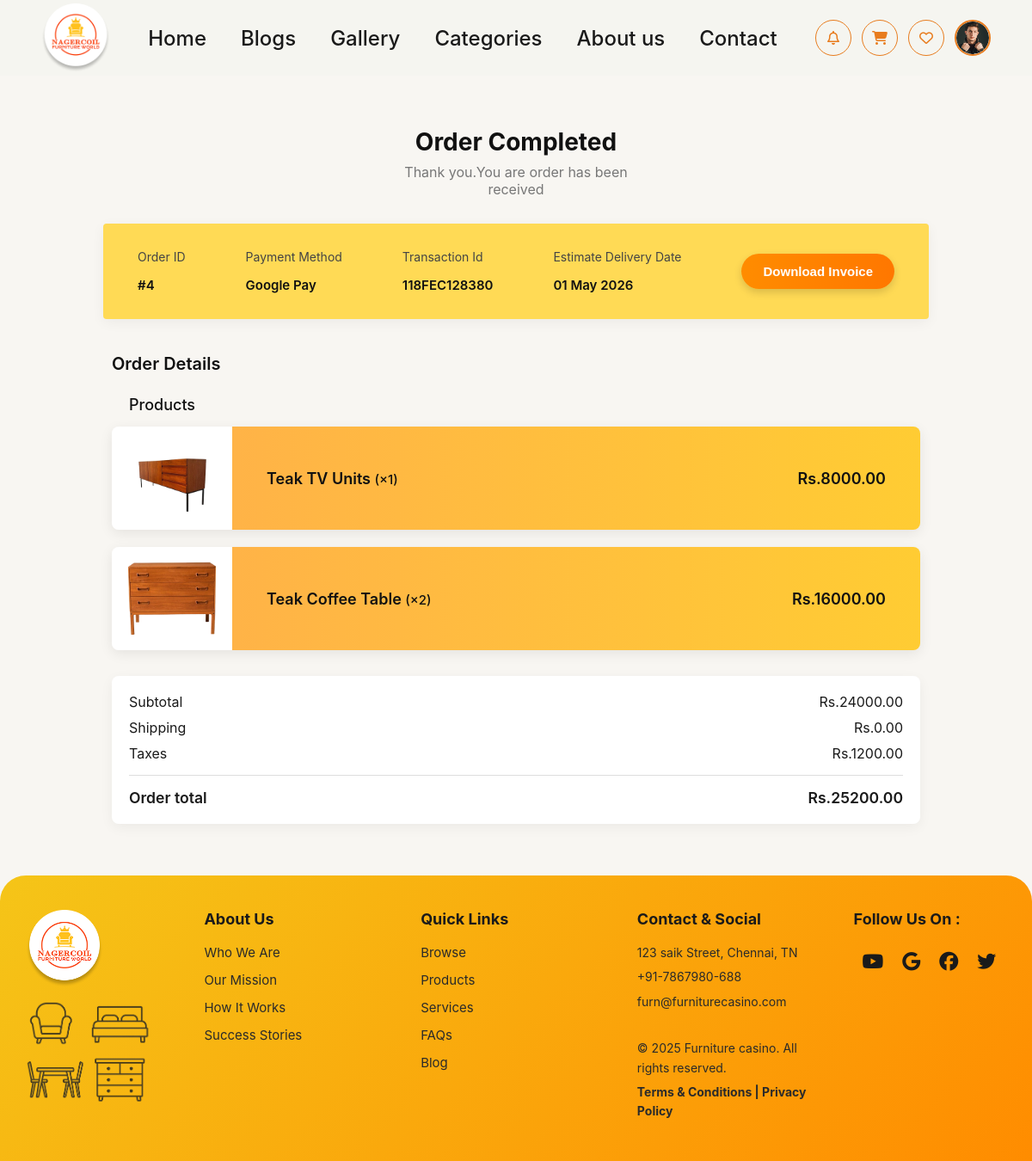
The app's page /order-success/4/ (signed in) with its own data.
### furniture/models.py (models this page shows, shortened)
class Order(models.Model):
    STATUS_CHOICES = [
        ('pending', 'Pending'),
        ('confirmed', 'Confirmed'),
        ('shipped', 'Shipped'),
        ('delivered', 'Delivered'),
        ('cancelled', 'Cancelled'),
    ]
    user = models.ForeignKey(User, on_delete=models.CASCADE, related_name='orders')
    status = models.CharField(max_length=20, choices=STATUS_CHOICES, default='pending')
    total_amount = models.DecimalField(max_digits=10, decimal_places=2, default=0)
    payment_method = models.CharField(max_length=64, blank=True)
    transaction_ref = models.CharField(max_length=64, blank=True)
    created_at = models.DateTimeField(auto_now_add=True)
    @property
    def subtotal(self):
        return sum(item.subtotal() for item in self.items.all())
    @property
    def shipping(self):
        if self.items.exists():
            return 100 if self.subtotal < 5000 else 0
        return 0
    @property
    def tax(self):
        return float(self.subtotal) * 0.05

class OrderItem(models.Model):
    order = models.ForeignKey(Order, on_delete=models.CASCADE, related_name='items')
    product = models.ForeignKey(Product, on_delete=models.CASCADE)
    quantity = models.PositiveIntegerField()
    price = models.DecimalField(max_digits=10, decimal_places=2)
    def subtotal(self):
        return self.price * self.quantity

class Product(models.Model):
    name = models.CharField(max_length=200)
    category = models.ForeignKey(Category, on_delete=models.CASCADE, related_name='products')
    description = models.TextField(blank=True)
    price = models.DecimalField(max_digits=10, decimal_places=2)
    image = models.ImageField(upload_to='products/')
    stock = models.PositiveIntegerField(default=0)
    created_at = models.DateTimeField(auto_now_add=True)

### furniture/views.py (the view)
# urls.py: path('order-success/<int:order_id>/',   views.order_success,    name='order_success'),
@login_required
def order_success(request, order_id):
    order = get_object_or_404(
        Order.objects.prefetch_related('items__product__category'),
        pk=order_id,
        user=request.user,
    )
    delivery_date = (order.created_at.date() + timedelta(days=7)).strftime('%d %B %Y')
    return render(request, 'order_success.html', {
        'order': order,
        'delivery_date': delivery_date,
    })

### furniture/templatetags/shop_tags.py (called while the page is built)
@register.simple_tag(takes_context=True)
def product_image_src(context, product):
    if product and getattr(product, 'image', None) and getattr(product.image, 'name', None):
        try:
            if product.image.storage.exists(product.image.name) and product.image.storage.size(product.image.name) > 300:
                return product.image.url
        except Exception:
            pass
    if product and getattr(product, 'id', None):
        fallback_num = (product.id % 9) + 1
        if fallback_num == 0:
            fallback_num = 1
    else:
        fallback_num = 1
    return f'/static/images/pro{fallback_num}.png'

### furniture/templates/order_success.html (shortened to what this page needs)
{% extends 'base.html' %}
{% load static %}
{% load shop_tags %}
{% block content %}
<div class="success-container">
  <div class="success-header">
    <div class="success-title">Order Completed</div>
    <div class="success-subtitle">Thank you.You are order has been<br>received</div>
  </div>
  <div class="info-banner">
    <div class="info-col">
      <span class="info-label">Order ID</span>
      <span class="info-value">#{{ order.id }}</span>
    </div>
    <div class="info-col">
      <span class="info-label">Payment Method</span>
      <span class="info-value">{{ order.payment_method|default:"—" }}</span>
    </div>
    <div class="info-col">
      <span class="info-label">Transaction Id</span>
      <span class="info-value">{{ order.transaction_ref|default:"—" }}</span>
    </div>
    <div class="info-col">
      <span class="info-label">Estimate Delivery Date</span>
      <span class="info-value">{{ delivery_date }}</span>
    </div>
    <div class="info-action no-print">
      <button onclick="window.print()" class="btn-invoice">Download Invoice</button>
    </div>
  </div>
  <div class="details-section">
    <div class="details-header">Order Details</div>
    <div class="products-header">Products</div>
    {% for line in order.items.all %}
    <a href="{% url 'product_detail' line.product.id %}" style="text-decoration: none;">
      <div class="product-receipt-card">
        <div class="product-image-box">
          <img src="{% product_image_src line.product %}" alt="{{ line.product.name }}" width="120" height="100" loading="lazy">
        </div>
        <div class="product-info-box">
          <span class="product-name">{{ line.product.name }} <small style="font-weight:500;">(×{{ line.quantity }})</small></span>
          <span class="product-price">Rs.{{ line.subtotal|floatformat:2 }}</span>
        </div>
      </div>
    </a>
    {% endfor %}
    <div style="background: white; padding: 20px; border-radius: 8px; box-shadow: 0 4px 15px rgba(0,0,0,0.05); margin-top: 30px;">
        <div style="display: flex; justify-content: space-between; margin-bottom: 10px;">
            <span>Subtotal</span><span>Rs.{{ order.subtotal|floatformat:2 }}</span>
        </div>
        <div style="display: flex; justify-content: space-between; margin-bottom: 10px;">
            <span>Shipping</span><span>Rs.{{ order.shipping|floatformat:2 }}</span>
        </div>
        <div style="display: flex; justify-content: space-between; margin-bottom: 10px;">
            <span>Taxes</span><span>Rs.{{ order.tax|floatformat:2 }}</span>
        </div>
        <hr style="border: 0; border-top: 1px solid #ddd; margin: 15px 0;">
        <div style="display: flex; justify-content: space-between; font-size: 1.1rem; font-weight: 600;">
            <span>Order total</span><span>Rs.{{ order.total_amount|floatformat:2 }}</span>
        </div>
    </div>
  </div>
</div>
{% endblock content %}

### furniture/templates/base.html (style rules this page uses)
*, *::before, *::after { box-sizing: border-box; margin: 0; padding: 0; }
:root { --orange-primary: #E87C1E; --orange-dark: #D4660A; --orange-light: #F5A623; --orange-bg: #FFF8F0; --black: #1A1A1A; --white: #FFFFFF; --gray-light: #F5F5F0; --nav-height: 88px; }
body { font-family: 'Poppins', sans-serif; background-color: var(--gray-light); color: var(--black); overflow-x: hidden; }

### furniture/templates/order_success.html (style rules this page uses)
body { background: #f8f6f2; margin: 0; font-family: 'Inter', sans-serif; }
.success-container { max-width: 1000px; margin: 60px auto; padding: 0 20px; }
.success-header { text-align: center; margin-bottom: 30px; }
.success-title { font-size: 28px; font-weight: 700; color: #111; margin-bottom: 8px; }
.success-subtitle { font-size: 16px; color: #777; font-weight: 400; }
.info-banner { background: #ffda55; padding: 30px 40px; border-radius: 4px; display: flex; justify-content: space-between; align-items: center; box-shadow: 0 4px 15px rgba(0,0,0,0.05); margin-bottom: 40px; }
.info-col { display: flex; flex-direction: column; gap: 15px; }
.info-label { font-size: 14px; color: #444; font-weight: 400; }
.info-value { font-size: 15px; color: #111; font-weight: 600; }
.btn-invoice { background: linear-gradient(90deg, #ff8c00 0%, #ff7700 100%); color: white; border: none; padding: 12px 25px; border-radius: 25px; font-size: 15px; font-weight: 600; cursor: pointer; box-shadow: 0 4px 10px rgba(0, 0, 0, 0.15); text-decoration: none; transition: transform 0.2s; }
.details-section { padding: 0 10px; }
.details-header { font-size: 20px; font-weight: 600; color: #111; margin-bottom: 25px; }
.products-header { font-size: 18px; font-weight: 500; color: #111; margin-bottom: 15px; margin-left: 20px; }
.product-receipt-card { display: flex; height: 120px; margin-bottom: 20px; box-shadow: 0 4px 15px rgba(0,0,0,0.08); border-radius: 8px; overflow: hidden; }
.product-image-box { background: white; width: 140px; height: 100%; display: flex; align-items: center; justify-content: center; padding: 10px; }
.product-image-box img { max-width: 100%; max-height: 100%; object-fit: contain; }
.product-info-box { flex: 1; background: linear-gradient(90deg, #ffb347 0%, #ffcc33 100%); display: flex; justify-content: space-between; align-items: center; padding: 0 40px; }
.product-name { font-size: 18px; font-weight: 600; color: #111; }
.product-price { font-size: 18px; font-weight: 600; color: #111; }

### records on screen
Order: id "4", payment_method "Google Pay", transaction_ref "118FEC128380", subtotal "24000.00", shipping "0.00", tax "1200.00", total_amount "25200.00"
OrderItem: shows a picture, product.name "Teak TV Units", quantity "1", subtotal "8000.00"
OrderItem: shows a picture, product.name "Teak Coffee Table", quantity "2", subtotal "16000.00"

### other values on screen
{{ delivery_date }} "01 May 2026"
